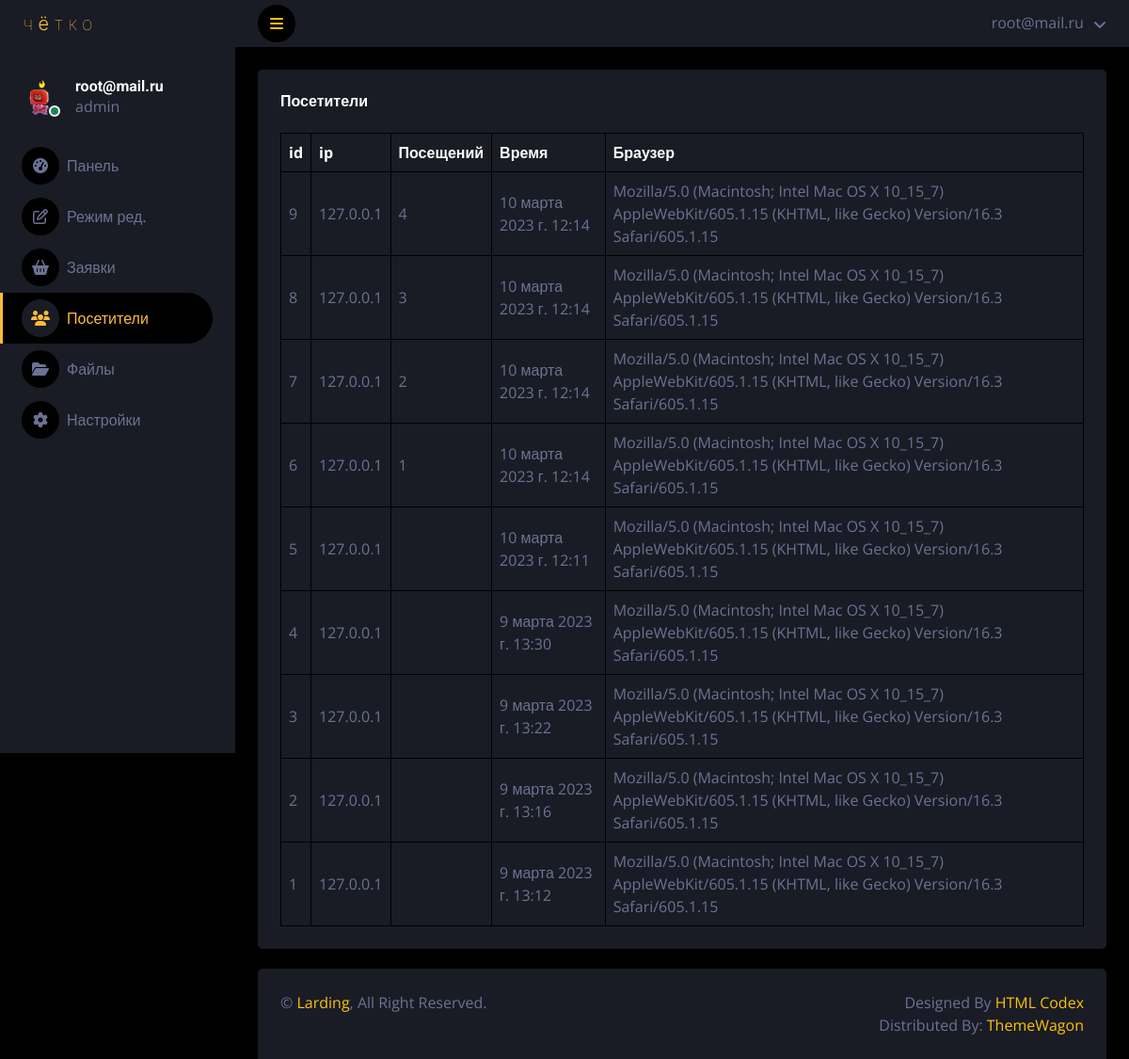
Page /users/ (signed in) on the earlier database version.
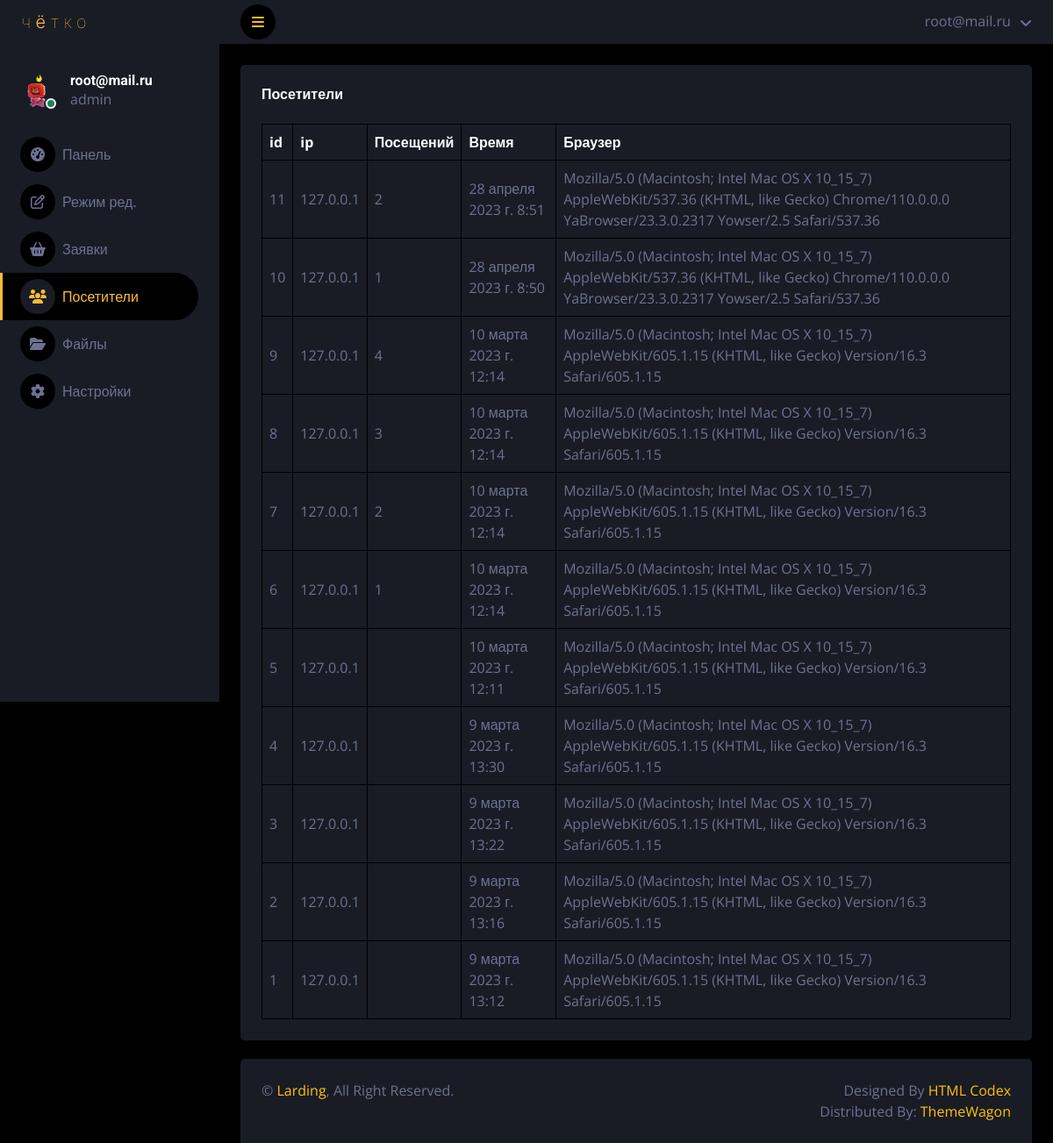
Same page on the later database version.
### landing/models.py (models this page shows, shortened)
class visitors(models.Model):
	ip = models.CharField(max_length=100, db_index=True,verbose_name="IP",blank=True)
	browser = models.CharField(max_length=200, db_index=True,verbose_name="Браузер",blank=True)
	time_create = models.DateTimeField(auto_now_add=True,verbose_name="Время посещения",blank=True)
	time_out = models.CharField(max_length=100, db_index=True,verbose_name="Визитов",blank=True)
	class Meta:
		verbose_name = 'Посетитель'
		verbose_name_plural = 'Посетители'

### landing/views.py (the view)
# urls.py: path('users/',UsersPage.as_view(),name='users'),
class UsersPage(LoginRequiredMixin,DataMixin,ListView):
    model = landing
    template_name = 'accounts/darkpan/users.html'
    def get_context_data(self,*, object_list=None, **kwargs):
        context = super().get_context_data(**kwargs)
        print(self.request.user)
        context['user'] = self.request.user
        context['visitors'] = visitors.objects.order_by("-id")
        context['visitors_count'] = visitors.objects.count()
        c_def = self.get_user_context(title="Посетители",selected="landing:users")
        context = dict(list(context.items())+list(c_def.items()))
        return context

### landing/utils.py (called while the page is built)
	def get_user_context(self, **kwargs):
		context = kwargs
		context['menu_admin']=[{'title':'Панель','url_name':'landing:dashboard','icon':'fa-tachometer-alt'},
							   {'title':'Режим ред.','url_name':'landing:edit','icon':'fa-edit'},
							   {'title':'Заявки','url_name':'landing:order','icon':'fa-shopping-basket'},
							   {'title':'Посетители','url_name':'landing:users','icon':'fa-users'},
							   {'title':'Файлы','url_name':'landing:files','icon':'fa-folder-open'},
							   {'title':'Настройки','url_name':'landing:settings','icon':'fa-gear'},
			]
		return context

### landing/templates/accounts/darkpan/users.html
{% extends "accounts/darkpan/base.html" %}
{% block content %}
            <div class="container-fluid pt-4 px-4">
                <div class="bg-secondary text-center rounded p-4">
                    <div class="d-flex align-items-center justify-content-between mb-4">
                        <h6 class="mb-0">Посетители</h6>
                    </div>
                    <div class="table-responsive">
                        <table class="table text-start align-middle table-bordered table-hover mb-0">
                            <thead>
                                <tr class="text-white">
                                    <th scope="col">id</th>
                                    <th scope="col">ip</th>
                                    <th scope="col">Посещений</th>
                                    <th scope="col">Время</th>
                                    <th scope="col">Браузер</th>
                                </tr>
                            </thead>
                            <tbody>
                                {% for item in visitors %}
                                    <tr>
                                        <td>{{ item.id }}</td>
                                        <td>{{ item.ip }}</td>
                                        <td>{{ item.time_out }}</td>
                                        <td>{{ item.time_create }}</td>
                                        <td>{{ item.browser }}</td>
                                    </tr>
                                {% endfor %}
                            </tbody>
                        </table>
                    </div>
                </div>
            </div>
{% endblock %}

### landing/templates/accounts/darkpan/base.html (shortened to what this page needs)
{% load static %}
<!DOCTYPE html>
<html lang="en">
<head>
    <link href="{% static 'accounts/'%}lib/owlcarousel/assets/owl.carousel.min.css" rel="stylesheet">
    <link href="{% static 'accounts/'%}lib/tempusdominus/css/tempusdominus-bootstrap-4.min.css" rel="stylesheet" />
    <link href="{% static 'accounts/'%}css/bootstrap.min.css" rel="stylesheet">
    <link href="{% static 'accounts/'%}css/style.css" rel="stylesheet">
</head>
<body>
    <div class="container-fluid position-relative d-flex p-0">
        <div class="sidebar pe-4 pb-3">
            <nav class="navbar bg-secondary navbar-dark">
                <a href="{% url 'landing:home' %}" class="d-flex align-items-center navbar-brand mx-4 mb-3 w-100">
                    <img src="{% static 'accounts/'%}img/logo.svg">
                </a>
                <div class="d-flex align-items-center ms-4 mb-4 mt-4 w-100">
                    <div class="position-relative">
                       <img class="rounded-circle" src="/media/files/2023/05/02/angry.png" alt="" style="width: 40px; height: 40px;">
                        <div class="bg-success rounded-circle border border-2 border-white position-absolute end-0 bottom-0 p-1"></div>
                    </div>
                    <div class="ms-3">
                        <h6 class="mb-0">{{ user.email }}</h6>
                        {% if user.is_superuser %}
                            <span>admin</span>
                        {% else %}
                            <span>no admin</span>
                        {% endif %}
                    </div>
                </div>
                <div class="navbar-nav w-100">
                    {% for item in menu_admin %}
                        {% if item.url_name == selected %}
                            <a href="{% url item.url_name %}" class="nav-item nav-link active"><i class="fa {{ item.icon }} me-2"></i>{{ item.title }}</a>
                        {% else %}
                            <a href="{% url item.url_name %}" class="nav-item nav-link"><i class="fa {{ item.icon }} me-2"></i>{{ item.title }}</a>
                        {% endif %}
                    {% endfor %}
                </div>
            </nav>
        </div>
        <div class="content ">
            <nav class="navbar navbar-expand bg-secondary navbar-dark sticky-top px-4 py-0">
                <a href="#" class="sidebar-toggler flex-shrink-0">
                    <i class="fa fa-bars"></i>
                </a>
                <div class="navbar-nav align-items-center ms-auto">
                    <div class="nav-item dropdown">
                        <a href="#" class="nav-link dropdown-toggle" data-bs-toggle="dropdown">
                            <span class="d-none d-lg-inline-flex">{{ user.email }}</span>
                        </a>
                    </div>
                </div>
            </nav>
            {% block content %}
            {% endblock %}
            <div class="mt-auto position-sticky top-100" style="margin-top: 117px !important;">
                <div class="container-fluid pt-4 px-4 position-absolute bottom-0"  >
                    <div class="bg-secondary rounded-top p-4" >
                        <div class="row" >
                            <div class="col-12 col-sm-6 text-center text-sm-start">
                                &copy; <a href="#">Larding</a>, All Right Reserved.
                            </div>
                            <div class="col-12 col-sm-6 text-center text-sm-end">
                                Designed By <a href="https://htmlcodex.com">HTML Codex</a>
                                <br>Distributed By: <a href="https://themewagon.com" target="_blank">ThemeWagon</a>
                            </div>
                        </div>
                    </div>
                </div>
            </div>
        </div>
    </div>
</body>
</html>

### landing/static/accounts/css/style.css (style rules this page uses)
:root { --primary: #febb39; --secondary: #191C24; --light: #6C7293; --dark: #000000; }
.sidebar { position: fixed; top: 0; left: 0; bottom: 0; width: 250px; height: 100vh; overflow-y: auto; background: var(--secondary); transition: 0.5s; z-index: 999; }
.content { margin-left: 250px; min-height: 100vh; background: var(--dark); transition: 0.5s; }
@media (min-width: 992px) { .sidebar { margin-left: 0; } }
@media (min-width: 992px) { .content { width: calc(100% - 250px); } }
.sidebar .navbar .navbar-nav .nav-link { padding: 7px 20px; color: var(--light); font-weight: 500; border-left: 3px solid var(--secondary); border-radius: 0 30px 30px 0; outline: none; }
.sidebar .navbar .navbar-nav .nav-link:hover, .sidebar .navbar .navbar-nav .nav-link.active { color: var(--primary); background: var(--dark); border-color: var(--primary); }
.sidebar .navbar .navbar-nav .nav-link i { width: 40px; height: 40px; display: inline-flex; align-items: center; justify-content: center; background: var(--dark); border-radius: 40px; }
.sidebar .navbar .navbar-nav .nav-link:hover i, .sidebar .navbar .navbar-nav .nav-link.active i { background: var(--secondary); }
.content .navbar .navbar-nav .nav-link { margin-left: 25px; padding: 12px 0; color: var(--light); outline: none; }
.content .navbar .sidebar-toggler, .content .navbar .navbar-nav .nav-link i { width: 40px; height: 40px; display: inline-flex; align-items: center; justify-content: center; background: var(--dark); border-radius: 40px; }
.content .navbar .dropdown-toggle::after { margin-left: 6px; vertical-align: middle; border: none; content: "\f107"; font-family: "Font Awesome 5 Free"; font-weight: 900; transition: .5s; }

Differences in the rows shown:
added visitors: id "11", ip "127.0.0.1", time_out "2", time_create "28 апреля 2023 г. 8:51", browser "Mozilla/5.0 (Macintosh; Intel Mac OS X 10_15_7) AppleWebKit/537.36 (KHTML, like Gecko) Chrome/110.0.0.0 YaBrowser/23.3.0.2317 Yowser/2.5 Safari/537.36"
added visitors: id "10", ip "127.0.0.1", time_out "1", time_create "28 апреля 2023 г. 8:50", browser "Mozilla/5.0 (Macintosh; Intel Mac OS X 10_15_7) AppleWebKit/537.36 (KHTML, like Gecko) Chrome/110.0.0.0 YaBrowser/23.3.0.2317 Yowser/2.5 Safari/537.36"
